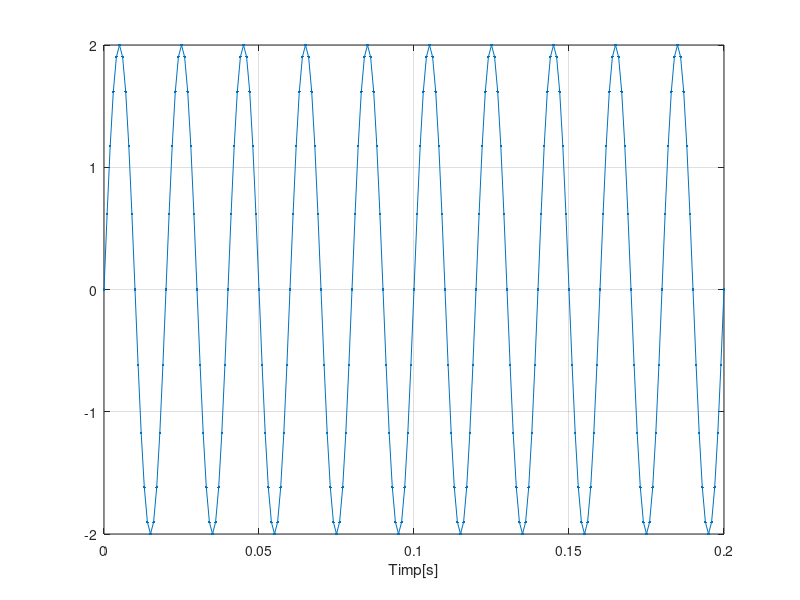
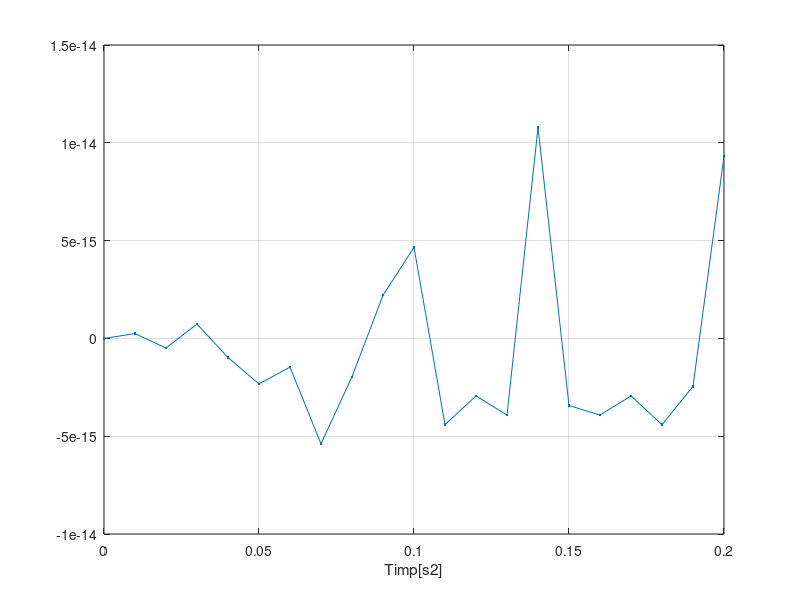
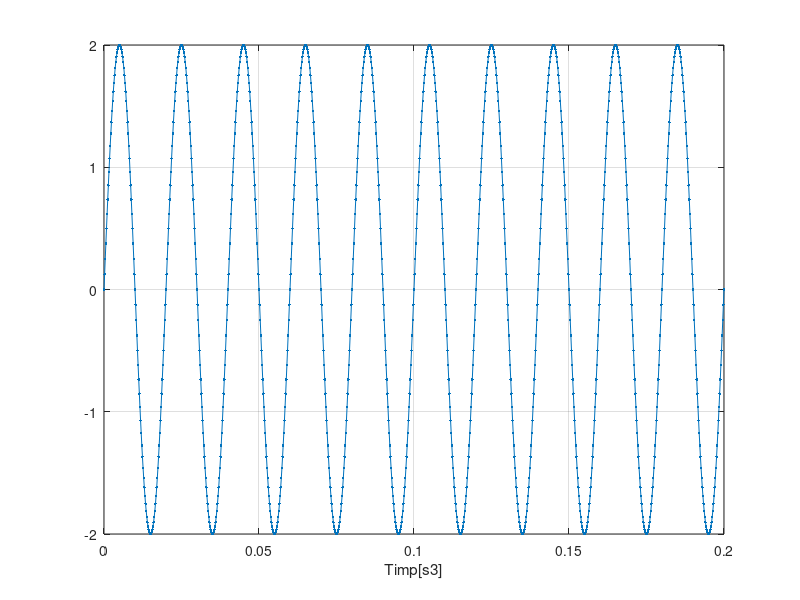
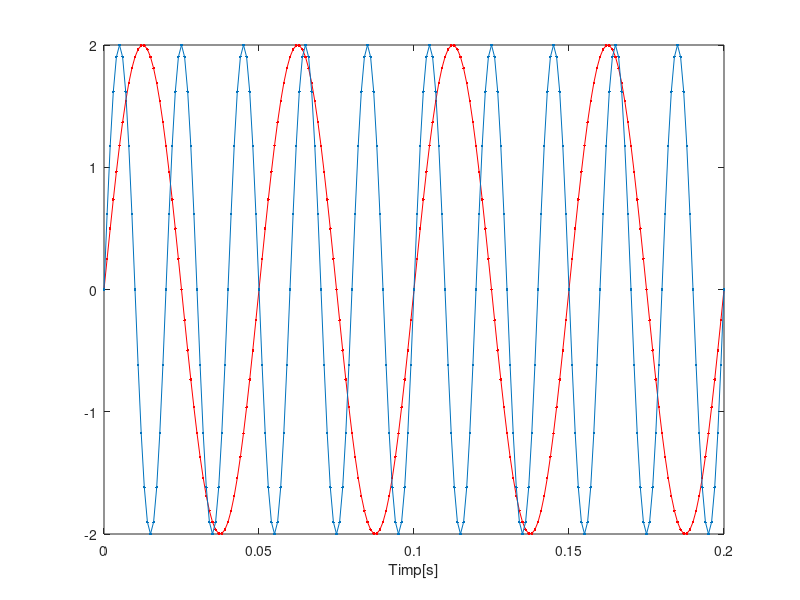

These charts were generated, in order, by the following MATLAB code:
function t1_ex5_Samoilescu_Tudor()

F=50; %Hz
t=0:0.001:0.2; %durata semnalului este de 0.2 s,iar pasul este de 0.001s
s=2*sin(2*pi*F*t);
plot(t,s,'.-'),xlabel('Timp[s]'),grid

figure
t=0:0.01:0.2; 
s2=2*sin(2*pi*F*t);
plot(t,s2,'.-'),xlabel('Timp[s2]'),grid

figure
t=0:0.0002:0.2; 
s3=2*sin(2*pi*F*t);
plot(t,s3,'.-'),xlabel('Timp[s3]'),grid
% -> la un pas de variatie mai mare, semnalul nu mai este simetric
figure

%pct c)
F=20; %Hz
t=0:0.001:0.2; %durata semnalului este de 0.2 s,iar pasul este de 0.001s
c=2*cos(pi/2-(2*pi*F*t));
plot(t,c,'.-r'),xlabel('Timp[c]'),grid
hold on
F=50; %Hz
s=2*sin(2*pi*F*t);
plot(t,s,'.-'),xlabel('Timp[s]'),grid
